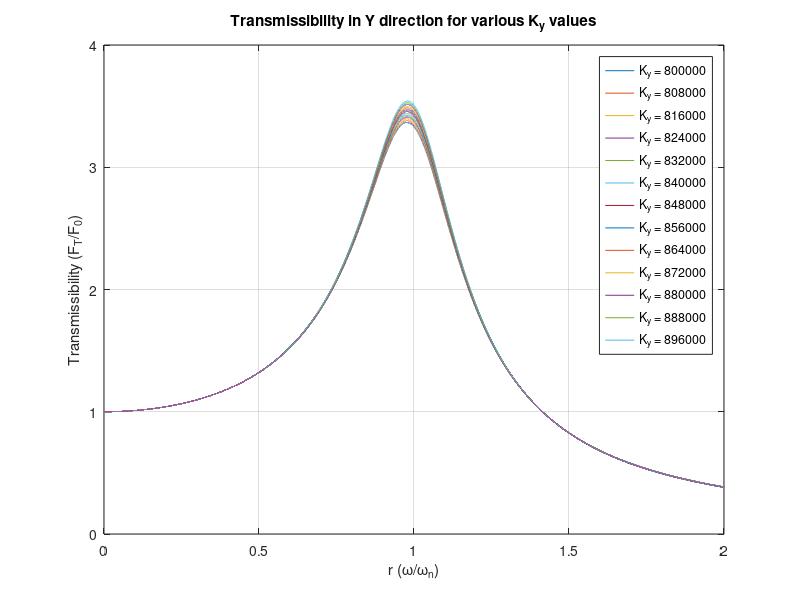
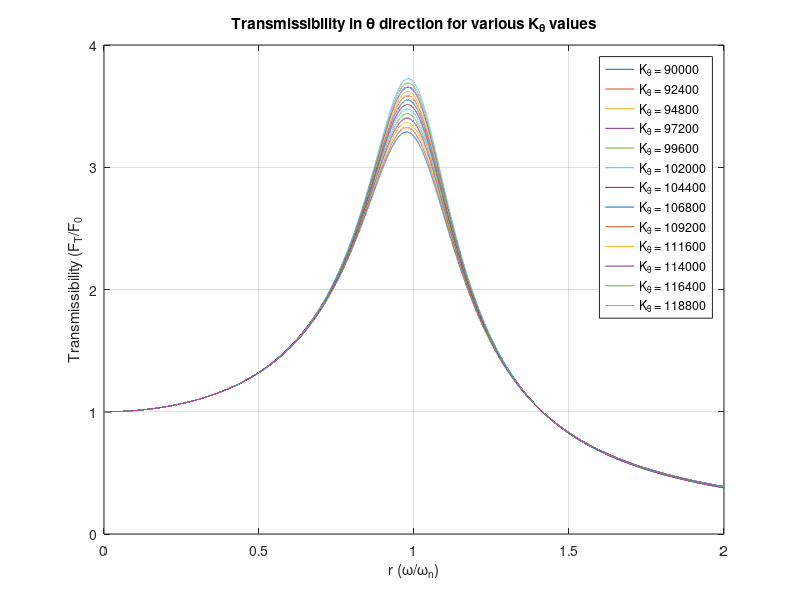
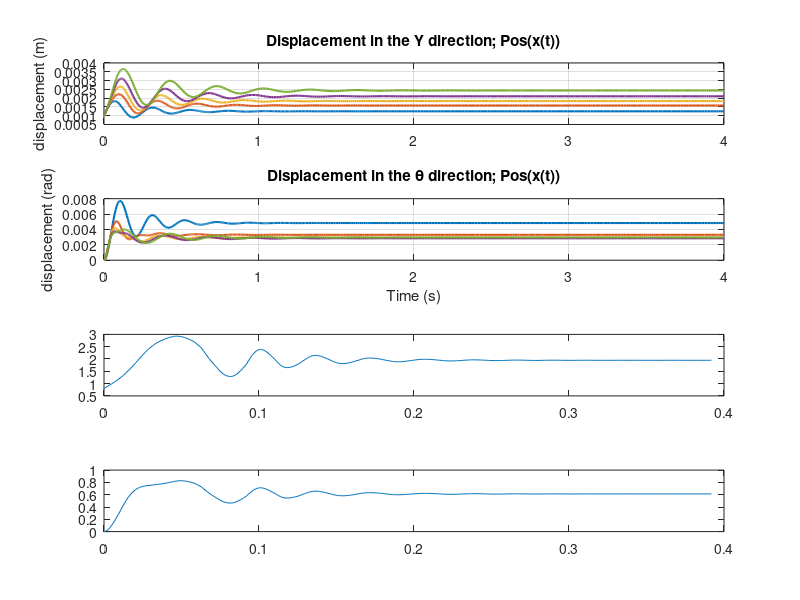

MATLAB code to generate these figures, in order:
%% Simulation Results of Vibrational Model


%% Part A
%   Graphing frequency response transmissibility for various
%   different stiffnesses in Y and Angular direction
%%%%%%%%%%%%%%%%%%%%%%%%%%%%%%%%%%%%%%%%%%%%%%%%%%%%%%%%%%%%%%%%%%%%%%%%%%%
clear;clc;format compact; close all;

% Parameters
m = 1182; I = 96; cy = 9676; ct = 950; ky = [800000:1:900000]; 
kt = [90000:(9/30):120000]; hf = 435; w = [0:.001:100]; 

for i = 1: 8000 : length(ky)
    
% equation
    % r or frequency ratio
ry = w ./ (ky(i)./m).^(1/2);
    %Final equation
Try = ((1 + (cy.*w ./ ky(i)).^2) ./ ((1-((w.^2).*m)./ky(i)).^2 + (cy.*w ./ ky(i)).^2)).^(1/2);
% Plotting the solution
    % y solution
plot(ry, Try);
    grid on;
    hold on;
    xlabel('r (\omega/\omega_n)');
    ylabel('Transmissibility (F_T/F_0)');
    xlim([0 2]);
    title('Transmissibility in Y direction for various K_y values');
end
legend('K_y = 800000', 'K_y = 808000', 'K_y = 816000', 'K_y = 824000', 'K_y = 832000', 'K_y = 840000', 'K_y = 848000', 'K_y = 856000', 'K_y = 864000', 'K_y = 872000', 'K_y = 880000', 'K_y = 888000', 'K_y = 896000');
figure;
for i = 1: 8000 : length(kt)
    
% equation 
    % r or frequency ratio
rt = w ./ (kt(i)./I).^(1/2);
    % Final equation
Trt = ((1 + (ct.*w ./ kt(i)).^2) ./ ((1-(((w.^2).*I)./kt(i))).^2 + (ct.*w ./ kt(i)).^2)).^(1/2);
% Plotting solution 
    %Theta solution
plot(rt, Trt);
    grid on;
    hold on;
    xlabel('r (\omega/\omega_n)');
    ylabel('Transmissibility (F_T/F_0');
    xlim([0 2]);
    title('Transmissibility in \theta direction for various K_\theta values');
    
end  
legend('K_\theta = 90000', 'K_\theta = 92400', 'K_\theta = 94800', 'K_\theta = 97200', 'K_\theta = 99600', 'K_\theta = 102000', 'K_\theta = 104400', 'K_\theta = 106800', 'K_\theta = 109200', 'K_\theta = 111600', 'K_\theta = 114000', 'K_\theta = 116400', 'K_\theta = 118800');

%% Part B
%   Frequency response transmissibility curve for various damping rations
%   Zeta
%%%%%%%%%%%%%%%%%%%%%%%%%%%%%%%%%%%%%%%%%%%%%%%%%%%%%%%%%%%%%%%%%%%%%%%%%%%
clear; clc; format compact; close all; figure;

% Parameters
m = 1182; I = 96; r = [0: .01: 2]; z = [0:.01:2]; 

for i = 1:25:length(z)
% Equation
Trt = (1 + (2*z(i).*r).^2)./(((1-r.^2).^2) + (2*z(i).*r).^2);
%plotting solution
    plot(r, Trt);
    hold on;
    xlabel('r (\omega/\omega_n)');
    ylabel('Transmissibility (F_T/F_0)');
    grid on;
    xlim([0 2]);
    ylim([0 10]);
end
legend('\zeta = 0.25', '\zeta = 0.5', '\zeta = 0.75', '\zeta = 1', '\zeta = 1.25', '\zeta = 1.5', '\zeta = 1.75', '\zeta = 2');
title('Transmissibility for Various Values of \zeta');

%% Part C:
%   Frequency Response transmissibility curve for different values of h
%%%%%%%%%%%%%%%%%%%%%%%%%%%%%%%%%%%%%%%%%%%%%%%%%%%%%%%%%%%%%%%%%%%%%%%%%%%
clear; clc; close all; format compact;

% Parameters
m = 1182; I = 96; cy = 9676; ct = 950; hf = .435; kt = 90000; ky = 800000;
h = [0:.1:.4]; Fy = 1000; tspan = [0 4];initials = [0.001 0 0.020 0]; 
w = [0:.1:32.4]';
r = (cy.*w./ky);
%   These values of Ky and Ktheta are based off of the transmissibility
%   graphs from part a) and part b)

for i = 1:length(h)
% Equation of motion definition
%   M[X''] + K[X] + C[X''] = BF

M = [m 0;
     0 I];
K = [ky -ky.*h(i);
     -ky.*h(i) ky.*h(i)+kt];
C = [cy -cy*h(i);
     -cy.*h(i) cy.*h(i)+ct];
 
B = [zeros(2); inv(M)]; %B vector that is used for forcing
F = [Fy; Fy*hf];

% Answer Solutions Matrices
%   X'' = (-K/M)*X -(C/M)X' + BF
A = [zeros(2) eye(2); -inv(M)*K -inv(M)*C];
B = [zeros(2); inv(M)]; %B vector that is used for forcing in spatial state
F = [Fy; Fy*hf]; %Force vector

% Equation 
Xdd = @(t,X) A*X(1:4) + B*F;

%Using ODE45
[t, values] = ode45(Xdd, tspan, initials);
X1 = values(:,1);
X2 = values(:,2);
Tr1 = X1(1:325,1);
Tr2 = X2(1:325,1);
Tr1 = (Tr1.*ky)./(Fy);
Tr2 = (Tr2.*kt)./(Fy*hf);

%plotting
subplot(4,1,1);
plot(t, X1,'linewidth', 1.5);
hold on;
title('Displacement in the Y direction; Pos(x(t))');
ylabel('displacement (m)');
grid on

subplot(4,1,2);
plot(t, X2,'linewidth', 1.5);
hold on;
title('Displacement in the \theta direction; Pos(x(t))');
ylabel('displacement (rad)');
grid on
xlabel('Time (s)');

subplot(4,1,3);
plot(r, Tr1)

subplot(4,1,4);
plot(r, Tr2)


end
